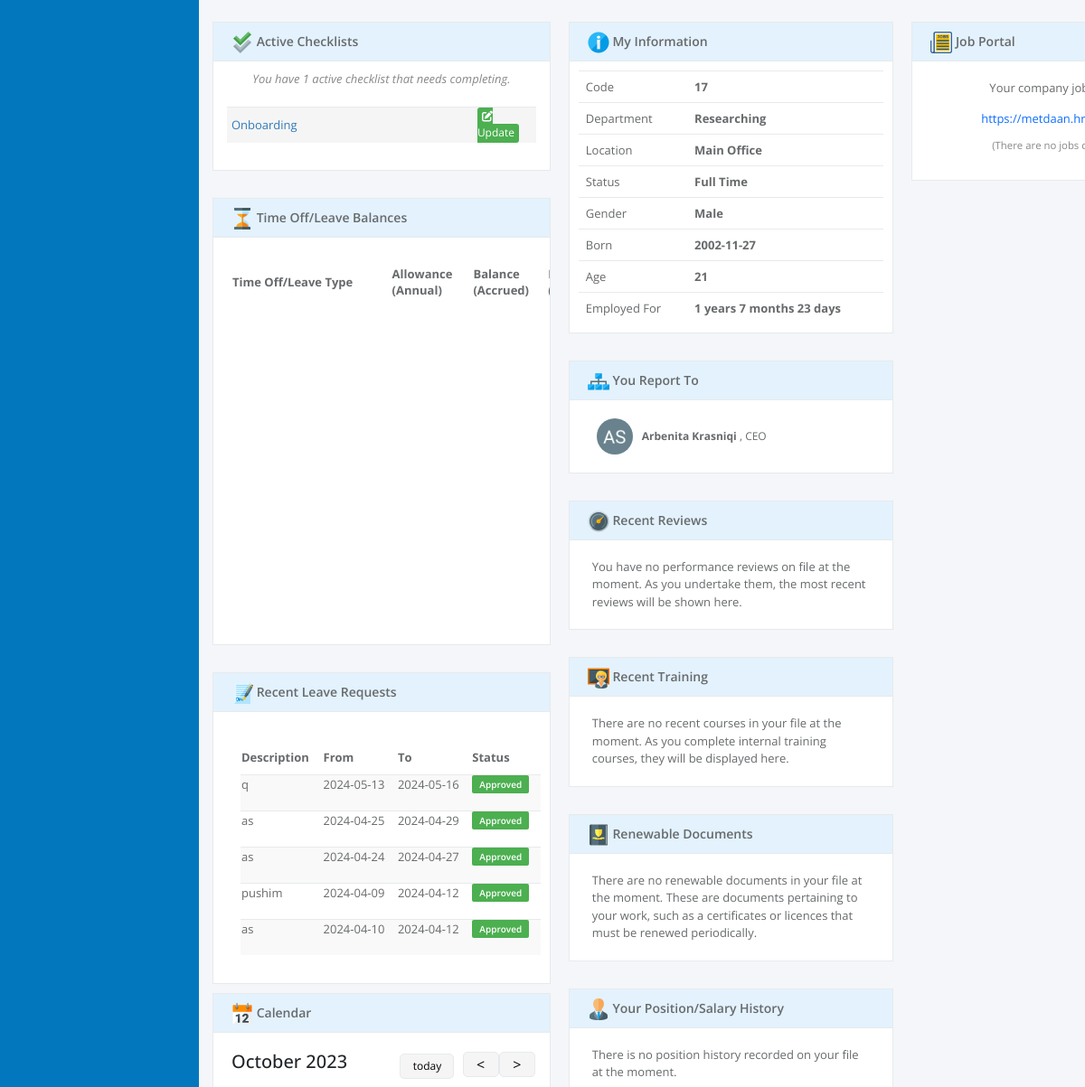
The app's page /pages/home.php (signed in, middle part), older data.
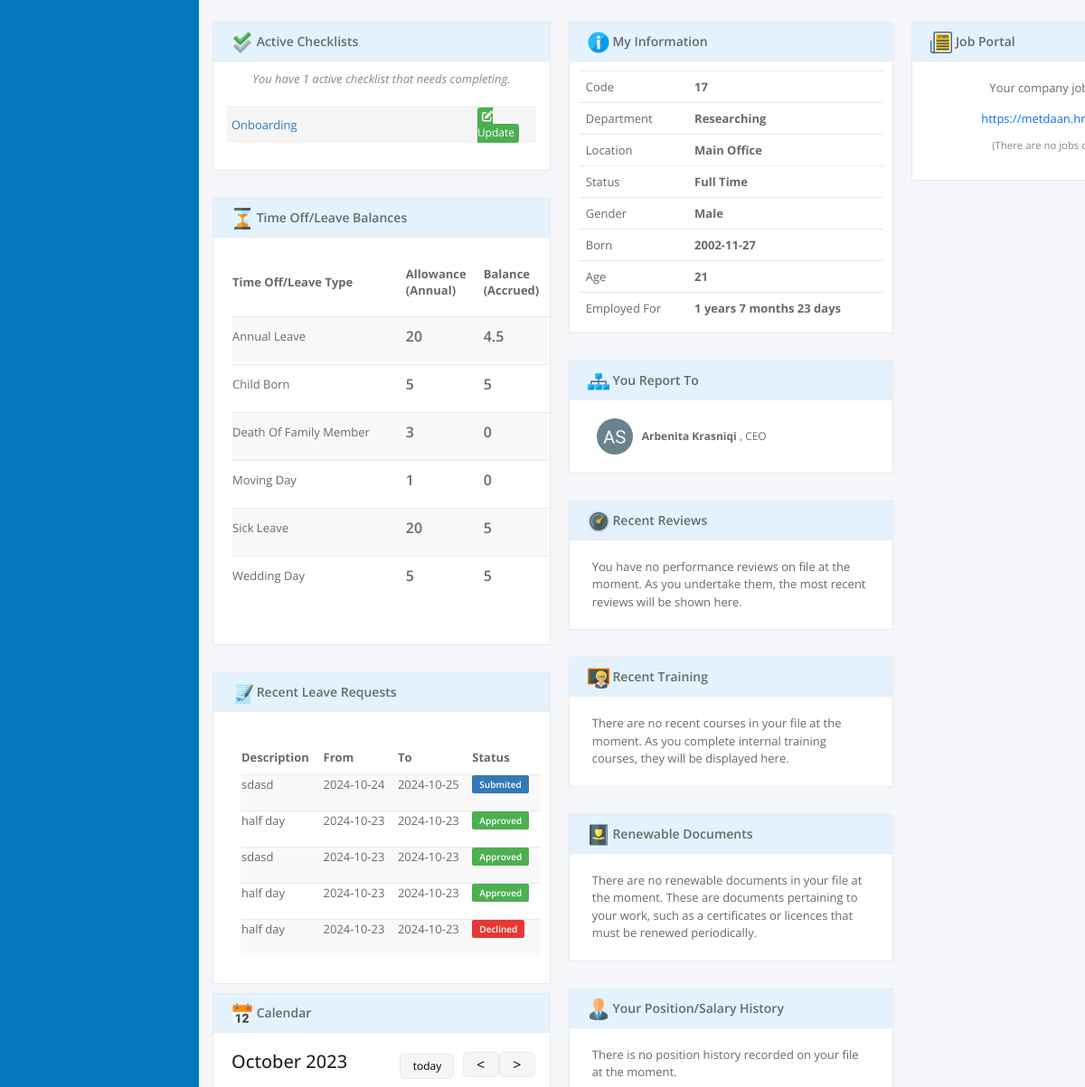
The same page, newer data.
### tables this page shows
CREATE TABLE `timeoffrequests` (
  `request_id` int(11) NOT NULL,
  `User_ID` int(11) NOT NULL,
  `Head_ID` int(11) NOT NULL,
  `leave_type` varchar(500) NOT NULL,
  `from` date NOT NULL,
  `to` date NOT NULL,
  `duration` double NOT NULL,
  `short_description` varchar(500) NOT NULL,
  `reason` varchar(500) NOT NULL,
  `status` varchar(100) NOT NULL,
  `checkedby` int(11) DEFAULT NULL,
  `checkDate` date DEFAULT NULL,
  `created` date DEFAULT NULL
);

CREATE TABLE `amountoftimeoff` (
  `id` int(11) NOT NULL,
  `allowance` double NOT NULL,
  `balance` double NOT NULL,
  `planned` double NOT NULL,
  `available` double DEFAULT NULL,
  `time_off_type` int(11) DEFAULT NULL,
  `user_id` int(11) DEFAULT NULL
);

CREATE TABLE `timeofftype` (
  `id` int(11) NOT NULL,
  `time_off` varchar(100) DEFAULT NULL,
  `company_id` int(11) DEFAULT NULL
);

### pages/home.php (the view, shortened to what the changed rows need)
<?php
require_once '../config.php';
$userId = $_SESSION['user_id'];
$companyId = $_SESSION['company'];
$timeoffQuery = "SELECT * FROM timeofftype LEFT JOIN amountoftimeoff ON timeofftype.id = amountoftimeoff.time_off_type
    where company_id=$companyId and user_id=$userId
    ORDER BY timeofftype.time_off ASC";
$prep = $con->prepare($timeoffQuery);
$prep->execute();
$timeoffs = $prep->fetchAll();
$sql = "  SELECT * FROM users WHERE User_ID = $userId";
$prep = $con->prepare($sql);
$prep->execute();
$data2 = $prep->fetch();
$leaderID = $_SESSION['report_to'];
$sql = "SELECT * from users
        LEFT JOIN position ON users.Position_ID = position.position_id
        LEFT JOIN departament ON users.Departament_ID = departament.departament_id
        WHERE User_ID = $leaderID";
$prep = $con->prepare($sql);
$prep->execute();
$sql = "SELECT * From timeoffrequests
    WHERE User_ID =$userId
    ORDER BY timeoffrequests.request_id DESC LIMIT 0, 5";
$prep = $con->prepare($sql);
$prep->execute();
$requestDatas = $prep->fetchAll();
?>
<head>
    <link href="https://cdn.jsdelivr.net/npm/bootstrap@5.3.1/dist/css/bootstrap.min.css" rel="stylesheet"
>
    <link rel="stylesheet" href="../css/home.css">
</head>
<body>
        <?php include '../template/sidebar.php' ?>
    <div id="main">
        <div class="thirdContainer">
            <div class="leftDiv">
                <div class="timeOff">
                    <div class="timeOffBody">
                        <table class="leavs">
                            <thead>
                                <tr>
                                    <td>Time Off/Leave Type</td>
                                    <td>Allowance <br> (Annual)</td>
                                    <td>Balance <br> (Accrued)</td>
                                    <td>Planned <br> (In the future)</td>
                                </tr>
                            </thead>
                            <tbody>
                                <?php foreach ($timeoffs as $timeoff): ?>
                                    <tr>
                                        <td class="leavType"><?= $timeoff['time_off'] ?> </td>
                                        <td><?= $timeoff['allowance'] ?></td>
                                        <td><?= $timeoff['balance'] ?></td>
                                    </tr>
                                <?php endforeach; ?>
                            </tbody>
                        </table>
                    </div>
                </div>
                <div class="recentLeaveRequests">
                    <div class="recentLeaveRequestsBody">
                        <table class="recentLeave">
                            <thead>
                                <tr>
                                    <td>Description</td>
                                    <td>From</td>
                                    <td>To</td>
                                    <td>Status</td>
                                </tr>
                            </thead>
                            <tbody>
                                <?php foreach ($requestDatas as $requestData): ?>
                                    <tr>
                                        <td>
                                            <?= $requestData['short_description'] ?>
                                        </td>
                                        <td>
                                            <?= $requestData['from'] ?>
                                        </td>
                                        <td>
                                            <?= $requestData['to'] ?>
                                        </td>
                                        <td>
                                            <?php if ($requestData['status'] == 'Submited') { ?>
                                                <span class='submited'>
                                                    <?= $requestData['status'] ?>
                                                </span>
                                            <?php } elseif ($requestData['status'] == 'Approved') { ?>
                                                <span class='approved'>
                                                    <?= $requestData['status'] ?>
                                                </span>
                                            <?php } elseif ($requestData['status'] == 'Declined') { ?>
                                                <span class='decline'>
                                                    <?= $requestData['status'] ?>
                                                </span>
                                            <?php } ?>
                                        </td>
                                    </tr>
                                <?php endforeach; ?>
                            </tbody>
                        </table>
                    </div>
                </div>
            </div>
            <div class="midDiv">
                <div class="MyInfo">
                    <div class="MyInfoBody">
                        <div class="MyInfoContent">
                            <table class="personalInfo">
                                <tbody>
                                    <tr>
                                        <?php echo '<th>' . $_SESSION['user_id'] . '</th>'; ?>
                                    </tr>
                                    <tr>
                                        <?php echo '<th>' . $_SESSION['departament'] . '</th>'; ?>
                                    </tr>
                                    <tr>
                                        <?php echo '<th>' . $_SESSION['location'] . '</th>'; ?>
                                    </tr>
                                    <tr>
                                        <?php echo '<th>' . $_SESSION['status'] . '</th>'; ?>
                                    </tr>
                                    <tr>
                                        <?php if ($_SESSION['gender'] == null) {
                                            echo '<th>  N/A  </th>';
                                        } else {
                                            echo '<th>' . $_SESSION['gender'] . '</th>';
                                        } ?>
                                    </tr>
                                    <tr>
                                        <?php echo '<th>' . $_SESSION['born'] . '</th>'; ?>
                                    </tr>
                                    <tr>
                                        <?php
                                        if (!$_SESSION['born'] == null) {
                                            $currentDate = gmdate('Y-m-d');
                                            $currentDate = date_create($currentDate);
                                            $birthDay = $data2['born'];
                                            $birthDay = date_create($birthDay);
                                            $mosha = date_diff($birthDay, $currentDate);
                                            echo '<th>' . $mosha->y . '</th>';
                                        } else {
                                            echo '<th>  N/A  </th>';
                                        } ?>
                                    </tr>
                                    <tr>
                                        <?php
                                        $currentDate = gmdate('Y-m-d');
                                        $currentDate = date_create($currentDate);
                                        $startedDate = $data2['started'];
                                        $startedDate = date_create($startedDate);
                                        $worksFor = date_diff($startedDate, $currentDate);
                                        echo '<th>' . $worksFor->y . ' years ' . $worksFor->m . ' months ' . $worksFor->d . ' days' . '</th>';
                                        ?>
                                    </tr>
                                </tbody>
                            </table>
                        </div>
                    </div>
                </div>
            </div>
        </div>
    </div>
</body>
</html>

Row changes from the older to the newer data that the page shows:
no longer on this page (row edited): timeoffrequests: short_description "q", from "2024-05-13", to "2024-05-16", status "Approved"
no longer on this page (row unchanged): timeoffrequests: short_description "as", from "2024-04-25", to "2024-04-29", status "Approved"
no longer on this page (row unchanged): timeoffrequests: short_description "as", from "2024-04-24", to "2024-04-27", status "Approved"
no longer on this page (row unchanged): timeoffrequests: short_description "pushim", from "2024-04-09", to "2024-04-12", status "Approved"
no longer on this page (row unchanged): timeoffrequests: short_description "as", from "2024-04-10", to "2024-04-12", status "Approved"
added amountoftimeoff: time_off_type.time_off "Annual Leave", allowance "20", balance "4.5"
added amountoftimeoff: time_off_type.time_off "Child Born", allowance "5", balance "5"
added amountoftimeoff: time_off_type.time_off "Death Of Family Member", allowance "3", balance "0"
added amountoftimeoff: time_off_type.time_off "Moving Day", allowance "1", balance "0"
added amountoftimeoff: time_off_type.time_off "Sick Leave", allowance "20", balance "5"
added amountoftimeoff: time_off_type.time_off "Wedding Day", allowance "5", balance "5"
added timeoffrequests: short_description "sdasd", from "2024-10-24", to "2024-10-25", status "Submited"
added timeoffrequests: short_description "half day", from "2024-10-23", to "2024-10-23", status "Approved"
added timeoffrequests: short_description "sdasd", from "2024-10-23", to "2024-10-23", status "Approved"
added timeoffrequests: short_description "half day", from "2024-10-23", to "2024-10-23", status "Approved"
added timeoffrequests: short_description "half day", from "2024-10-23", to "2024-10-23", status "Declined"
